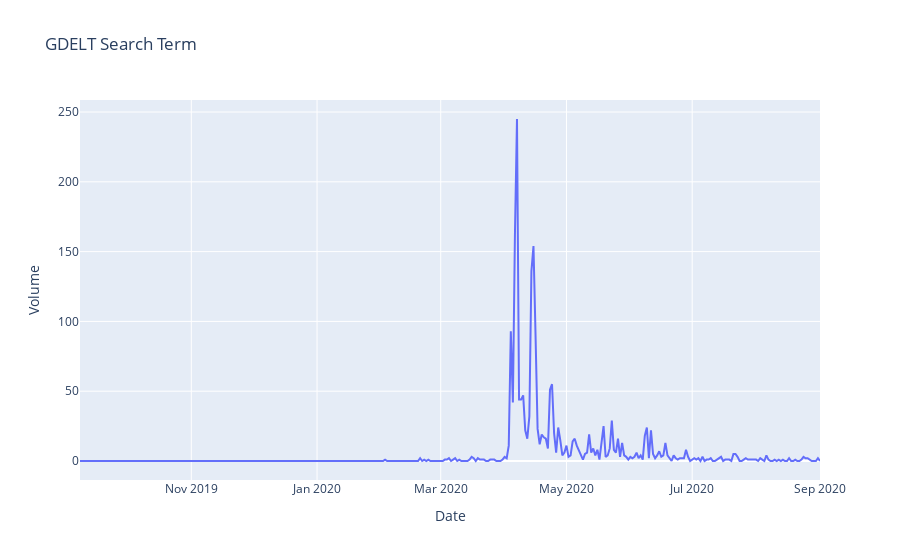

Notebook cell for this chart:
### Code cell
fig = px.line(
    gdelt_time_series,
    x = "date",
    y = "value",
    title = "GDELT Search Term",
    labels = {"date":"Date", "value": "Volume"}
)
fig.show()

### Figure 1 — Plotly figure (JSON) as saved in the notebook; plotly's stock layout.template omitted (floating-point values rounded to 4 significant figures; data arrays with more than 128 entries replaced by an {"elided": "..."} marker saying what was removed)
{"data": [{"hovertemplate": "Date=%{x}<br>Volume=%{y}<extra></extra>", "legendgroup": "", "line": {"color": "#636efa", "dash": "solid"}, "mode": "lines", "name": "", "orientation": "v", "showlegend": false, "type": "scatter", "x": {"elided": "360 str values"}, "xaxis": "x", "y": {"elided": "360 int values"}, "yaxis": "y"}], "layout": {"autosize": true, "legend": {"tracegroupgap": 0}, "title": {"text": "GDELT Search Term"}, "xaxis": {"anchor": "y", "autorange": true, "domain": [0, 1], "range": ["2019-09-08", "2020-09-01"], "title": {"text": "Date"}, "type": "date"}, "yaxis": {"anchor": "x", "autorange": true, "domain": [0, 1], "range": [-13.61, 258.6], "title": {"text": "Volume"}, "type": "linear"}}}
